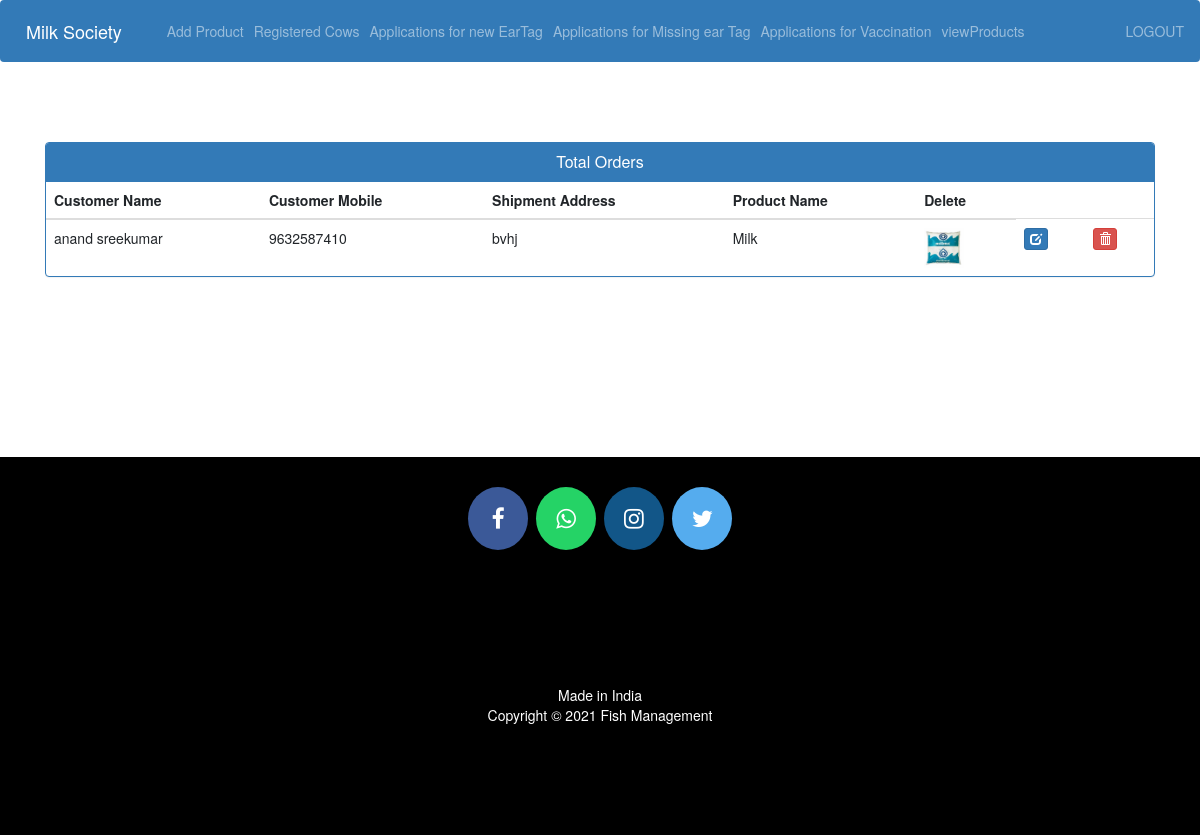
The app's page /admin-view-booking (signed in) with its own data.
### cowapp/models.py (models this page shows, shortened)
class Customer(models.Model):
    user = models.OneToOneField(User, on_delete=models.CASCADE)
    address = models.CharField(max_length=40)
    mobile = models.CharField(max_length=20, null=False)
    def get_name(self):
        return self.user.first_name + " " + self.user.last_name

class Orders(models.Model):
    customer = models.ForeignKey('Customer', on_delete=models.CASCADE, null=True)
    product = models.ForeignKey('Product', on_delete=models.CASCADE, null=True)
    email = models.CharField(max_length=50, null=True)
    address = models.CharField(max_length=500, null=True)
    mobile = models.CharField(max_length=20, null=True)
    order_date = models.DateField(auto_now_add=True, null=True)

class Product(models.Model):
    name = models.CharField(max_length=40)
    product_image = models.ImageField(upload_to='product_image/')
    price = models.PositiveIntegerField()
    quantity = models.CharField(max_length=40)

### cowapp/views.py (the view)
# urls.py: path('admin-view-booking', views.admin_view_booking_view, name='admin-view-booking'),
@login_required(login_url='adminlogin')
def admin_view_booking_view(request):
    orders = models.Orders.objects.all()
    ordered_products = []
    ordered_bys = []
    for order in orders:
        ordered_product = models.Product.objects.all().filter(id=order.product.id)
        ordered_by = models.Customer.objects.all().filter(id=order.customer.id)
        ordered_products.append(ordered_product)
        ordered_bys.append(ordered_by)
    return render(request, 'admin_view_booking.html', {'data': zip(ordered_products, ordered_bys, orders)})

### templates/admin_view_booking.html (shortened to what this page needs)
{% extends 'admin_base.html' %}
{% load static %}
{% block content %}
<head>
  <link href="//netdna.bootstrapcdn.com/bootstrap/3.0.0/css/bootstrap.min.css" rel="stylesheet" id="bootstrap-css">
</head>
<div class="container">
  <div class="panel panel-primary">
    <div class="panel-heading">
      <h6 class="panel-title">Total Orders</h6>
    </div>
    <table class="table table-hover" id="dev-table">
      <thead>
        <tr>
          <th>Customer Name</th>
          <th>Customer Mobile</th>
          <th>Shipment Address</th>
          <th>Product Name</th>
          <th>Delete</th>
        </tr>
      </thead>
      {% for product,customer,order in data %}
      <tr>
        {% for c in customer %}
        <td> {{c.get_name}}</td>
        <td>{{c.mobile}}</td>
        <td>{{order.address}}</td>
        {% endfor %}
        {% for p in product %}
        <td> {{p.name}}</td>
        <td> <img src="{{ p.product_image.url }}" alt="" height="40px" width="40px" /></td>
        <td><a class="btn btn-primary btn-xs" href="{% url 'update-order' order.id  %}"><span class="glyphicon glyphicon-edit"></span></a></td>
        <td><a class="btn btn-danger btn-xs" href="{% url 'delete-order' order.id  %}"><span class="glyphicon glyphicon-trash"></span></a></td>
        {% endfor %}
      </tr>
      {% endfor %}
    </table>
  </div>
</div>
{% endblock content %}

### templates/admin_view_booking.html (style rules this page uses)
a:link { text-decoration: none; }
h6 { text-align: center; }

### records on screen
Orders: address "bvhj"
Customer: get_name "anand sreekumar", mobile "9632587410"
Product: name "Milk", product_image (picture)
